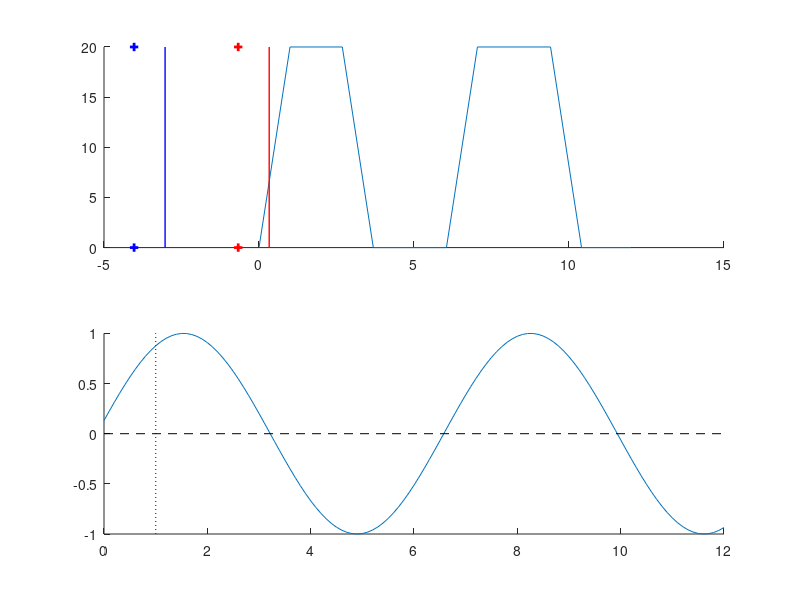
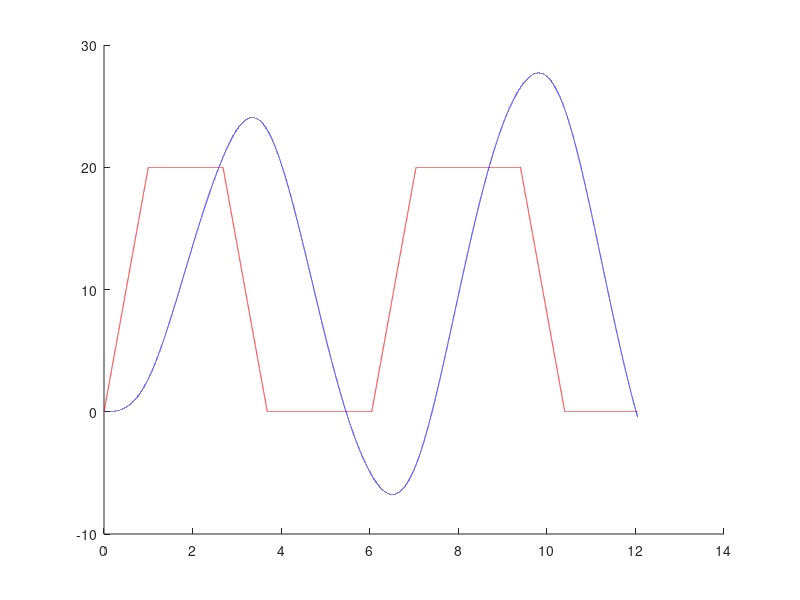
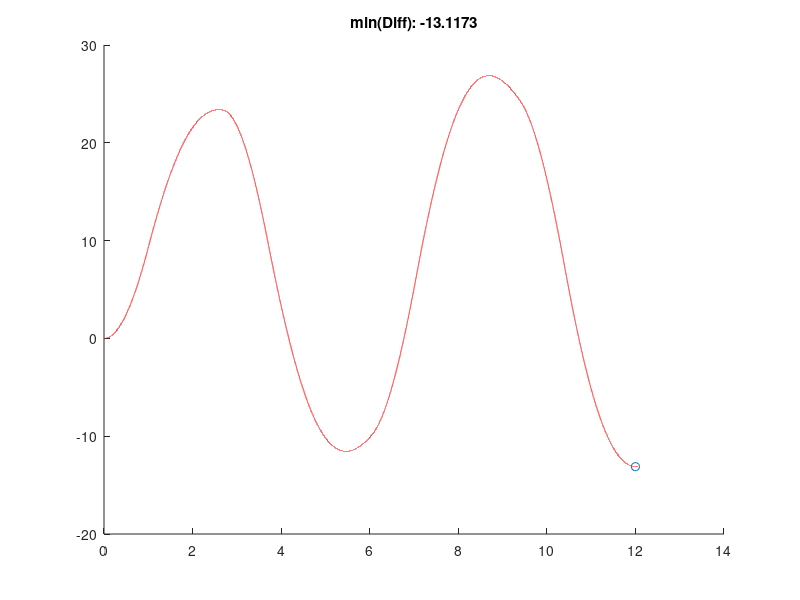
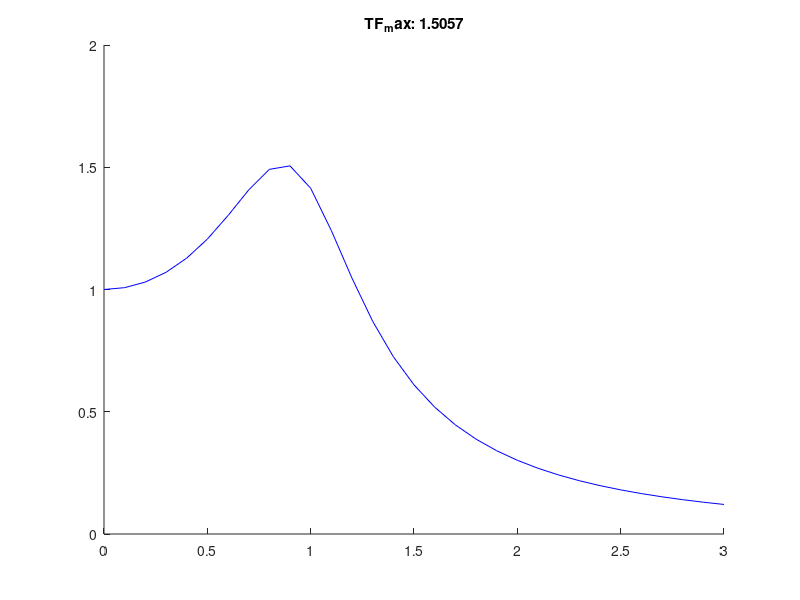

MATLAB code for these plots, in order:
clear;

T =12;
kappa = 1;
tau = sqrt(0.5/kappa);


theta = (tau*kappa)/2;
phi = sqrt(4*kappa-(tau*kappa)^2)/2;
alpha = asin(theta/sqrt(kappa));


a_bar = 20;
a_underbar = a_bar; % maximum deceleration
v_bar = 20;

delta_max = v_bar/a_bar; 
ratio = min(2*pi/phi/(2*delta_max),1);
delta = delta_max*ratio;
v_max = delta*a_underbar;


denom = exp(theta*delta).*cos(phi*delta)-1;
numer = exp(theta*delta).*sin(phi*delta);
beta = acot (denom./numer);
beta = beta+ pi.*(denom<0)+2*pi.*((denom>0).*(numer<0));


t_0e = T-(alpha+pi)/phi;
phase_0 = 2*pi/phi- mod(t_0e,2*pi/phi);

t_dec_1e = T-(2*alpha+beta)/phi;
t_acc_1e = T-(2*alpha+beta)/phi+pi/phi;
phase_acc_1 = t_acc_1e-t_0e;
v_max_gap = pi/phi - delta ;

gamma = mod(T-(alpha+pi)/phi,2*pi/phi) - 2*pi/phi;

k = (T-(alpha+pi)/phi - gamma)/(2*pi/phi);

%t_0 = mod(T-alpha/phi-pi/2/phi,2*pi/phi)
%t_dec_11 = mod(t_dec_1e,2*pi/phi);
t_dec_111 = T-(2*alpha+beta)/phi-2*k*pi/phi;
%t_dec_21 = mod(t_dec_1e+delta,2*pi/phi);
t_dec_211 = t_dec_111+delta;
%t_acc_11 = mod(t_dec_1e-pi/phi,2*pi/phi);
t_acc_111 = t_dec_111 +pi/phi;
%t_acc_21 = mod(t_dec_1e+delta-pi/phi,2*pi/phi);
t_acc_211 = t_dec_211 +pi/phi;
t_crit = [t_dec_1e,t_dec_1e+delta, T];
v_crit = [v_max,0,0];

while 1
    t_next = t_crit(1:2)-pi/phi;
    
    if t_next(2)>=0
        if t_next(2)<t_crit(1)
            v_next = v_crit(1);
            t_crit = [t_next(2),t_crit];
            v_crit = [v_next,v_crit];
        end
    else
        break;
    end
    
    if t_next(1)>=0
        if t_next(1)<t_crit(1)
            v_next = v_max-v_crit(1);
            t_crit = [t_next(1),t_crit];
            v_crit = [v_next,v_crit];
        end
    else
        break;
    end
    
end
% if v_crit(1)==0
%     t_crit = [0,t_crit];
%     v_crit = [0,v_crit];
% end

if phase_0>=0.25*2*pi/phi && phase_0<=phase_acc_1
   if 0<t_crit(1)
        t_crit = [0,t_crit];
        v_crit = [0,v_crit];
   end
% elseif phase_0 > phase_acc_1 &&  phase_0 < phase_acc_1 + v_max_gap
%     if delta> t_crit(1)
%         t_crit(1)=delta;
%     else
%         t_crit = [delta,t_crit];
%         v_crit = [v_max,v_crit];
%     end
%     
%     t_crit = [0,t_crit];
%     v_crit = [0,v_crit];   
else
    t_temp = mod(T- 2*alpha/phi,2*pi/phi);
    old_lhs = -t_temp;
    inc = 0.001;
    for delta1 = [inc:inc:2*pi/phi]
        denom1 = exp(theta*delta1).*cos(phi*delta1)-1;
        numer1 = exp(theta*delta1).*sin(phi*delta1);
        beta1 = acot (denom1/numer1);
        beta1 = beta1+ pi.*(denom1<0)+2*pi.*((denom1>0).*(numer1<0));
        new_lhs = beta1/phi+delta1-t_temp;
        if new_lhs>=0
            delta_1 = delta1-new_lhs/(new_lhs-old_lhs)*inc;
            break
        end        
        old_lhs = new_lhs;
    end 
    
    if delta_1> delta_max
         delta_1 = delta_max;
         if delta_1<t_crit(1)
             t_crit = [delta_1,t_crit];
             v_crit =  [v_bar,v_crit];
         elseif delta_1>t_crit(1)
             t_crit(1)=delta_1;
         end
         if 0<t_crit(1)
             t_crit = [delta_1,t_crit];
             v_crit =  [v_bar,v_crit];
         end
         t_crit = [0,t_crit];
         v_crit =  [0,v_crit];
    else
        i_next = find(v_max-v_crit,1);
        t_crit = t_crit(i_next:end);
        v_crit = v_crit(i_next:end);
        if 0<t_crit(1)
            t_crit = [0,delta_1,2*delta_1, t_crit];
            v_crit =  [0,delta_1*a_bar,0,v_crit];
        end
    end
    
end
    
figure(1);clf;
subplot(2,1,1);hold on;
plot(t_crit,v_crit);
%plot([t_1,t_1],[0,v_max],'k');
%plot([t_2,t_2],[0,v_max],'r');

plot([t_dec_211,t_dec_211],[0,v_max],'b','linewidth',1);
plot([t_acc_211,t_acc_211],[0,v_max],'r','linewidth',1);
plot([t_dec_111,t_dec_111],[0,v_max],'b+','linewidth',2);
plot([t_acc_111,t_acc_111],[0,v_max],'r+','linewidth',2);


subplot(2,1,2);hold on;
t = [0:0.1:T];
H_var = cos(phi*(T-t)-(alpha+pi)); %H /exp(-theta*(T-t))/sqrt(kappa)/phi
plot(t,H_var);

t_temp = mod((T- 2*alpha/phi),pi/phi);
%plot([t_temp,t_temp],[-1,1]);

plot([t_crit(2),t_crit(2)],[-1,1],':k');
plot([t_crit(3),t_crit(3)],[-1,1],':r');
%plot([t_1,t_1],[-1,1],'k');
%plot([t_2,t_2],[-1,1],'r');
plot([0,T],[0,0],'--k');







TT=T+0.05;
interval = 0.0001;


ts = [0: interval:TT];
xs = zeros(size(ts));
vs = zeros(size(ts));
ys = zeros(size(ts));
ws = zeros(size(ts));
as = zeros(size(ts));

for i = 2:length(ts)
    %update the first trajectory
    t = ts(i);
    if t<0
        continue
    end
    
    for j = 2:length(t_crit)
        if t<=t_crit(j)
            break;
        end
    end
    a_temp = (v_crit(j)-v_crit(j-1))/(t_crit(j)- t_crit(j-1));
        
    
    vs(i) = vs(i-1)+a_temp*interval;
    vs(i) = max(0,min(vs(i),v_bar));
    
    xs(i) = xs(i-1)+(vs(i)+vs(i-1))/2*interval;
    
    % carfollowing    
    as(i) = kappa*(xs(i-1)-ys(i-1)-tau*ws(i-1));
    g = (as(i)-as(i-1))/interval;
    ws(i) = ws(i-1)+(as(i)+as(i-1))/2*interval;
    ys(i) = ys(i-1) + ws(i-1)*interval+as(i-1)*interval^2/2 ...
        +g*interval^3/6;
end


figure(2);clf;hold all;
plot(ts,vs,'r');
plot(ts,ws,'b');




figure(3);clf;hold all;
Diff = xs-ys;
L= length(ts)-1;
%L=10;
plot(ts(end-L:end),Diff(end-L:end),'r');
[Diff_min,i]=min(Diff);
plot(T,Diff_min,'o');
title(['min(Diff): ',num2str(Diff_min)])

Diff_min


omegas = [0:0.1:3];
i = sqrt(-1);
ss = i*omegas;
TFs = (kappa)./(ss.^2+kappa+kappa*tau.*ss);
TF_max = max(abs(TFs));


figure(4);clf;hold all;
plot(omegas ,abs(TFs),'b')
result = [tau,Diff_min,TF_max]
title(['TF_max: ',num2str(TF_max)])

